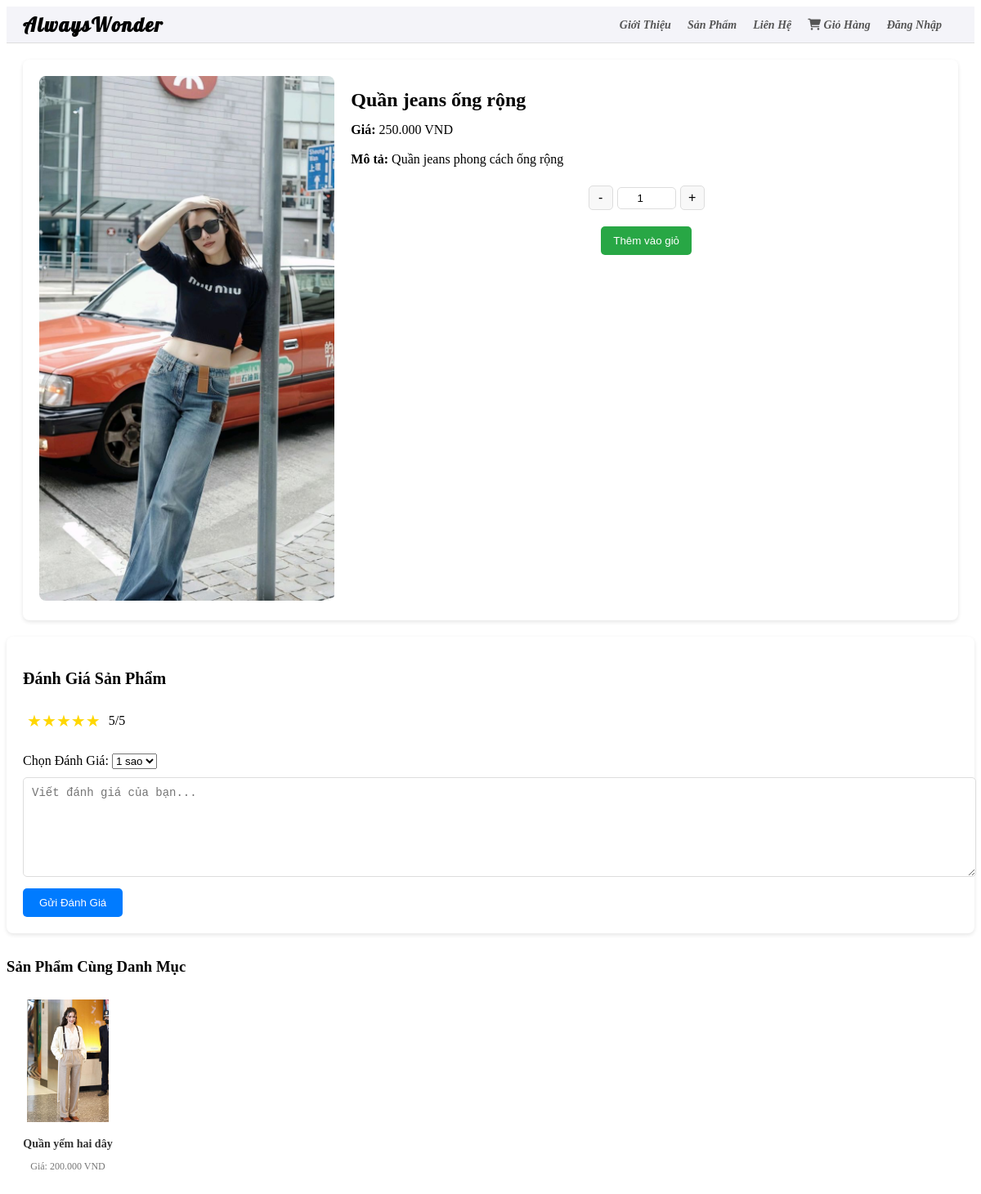
The page /includes/products/product_detail.php?id=1 on the database its author committed.
### tables this page shows
CREATE TABLE `products` (
  `id` int(11) NOT NULL,
  `name` varchar(100) NOT NULL,
  `description` text,
  `price` decimal(10,2) NOT NULL,
  `stock` int(11) DEFAULT '0',
  `image_url` varchar(255) DEFAULT NULL,
  `created_at` timestamp NOT NULL DEFAULT CURRENT_TIMESTAMP
);

### includes/products/product_detail.php (the view, shortened to what this page needs)
<?php
include '../../includes/header.php';
include '../../config/database.php';
$product_id = isset($_GET['id']) ? (int)$_GET['id'] : 0;
$product = null;
if ($product_id > 0) {
    $query = "SELECT * FROM products WHERE id = ?";
    $stmt = $conn->prepare($query);
    $stmt->bind_param("i", $product_id);
    $stmt->execute();
    $result = $stmt->get_result();
    if ($result->num_rows > 0) {
        $product = $result->fetch_assoc();
    } else {
        $message_error = "Sản phẩm không tồn tại.";
    }
}
$query_category = "SELECT category_id FROM product_categories WHERE product_id = ?";
$stmt_category = $conn->prepare($query_category);
$stmt_category->bind_param("i", $product_id);
$stmt_category->execute();
$result_category = $stmt_category->get_result();
if ($result_category->num_rows > 0) {
    $category_row = $result_category->fetch_assoc();
    $category_id = $category_row['category_id'];
} else {
    $message_error = "Không tìm thấy danh mục sản phẩm.";
    $category_id = null;
}
$query_related_products = "SELECT p.id, p.name, p.price, p.image_url
                           FROM products p
                           JOIN product_categories pc ON p.id = pc.product_id
                           WHERE pc.category_id = ? AND p.id != ?";
$stmt_related = $conn->prepare($query_related_products);
$stmt_related->bind_param("ii", $category_id, $product_id);
$stmt_related->execute();
$related_result = $stmt_related->get_result();
$query_reviews = "SELECT * FROM reviews WHERE product_id = ?";
$stmt_reviews = $conn->prepare($query_reviews);
$stmt_reviews->bind_param("i", $product_id);
$stmt_reviews->execute();
$reviews_result = $stmt_reviews->get_result();
?>
<!DOCTYPE html>
<html lang="vi">
<head>
    <link rel="stylesheet" href="../../css/products_detail.css">
    <link rel="stylesheet" href="../../css/header.css">
    <link rel="stylesheet" href="https://cdnjs.cloudflare.com/ajax/libs/font-awesome/6.0.0-beta3/css/all.min.css">
</head>
<body>
<main>
    <div class="product-detail">
        <div class="product-left">
            <img src="../../<?php echo htmlspecialchars($product['image_url']); ?>" alt="<?php echo htmlspecialchars($product['name']); ?>" class="product-image">
        </div>
        <div class="product-right">
            <h1><?php echo htmlspecialchars($product['name']); ?></h1>
            <p><strong>Giá:</strong> <?php echo number_format($product['price'], 0, ',', '.'); ?> VND</p>
            <p><strong>Mô tả:</strong> <?php echo nl2br(htmlspecialchars($product['description'])); ?></p>
            <form action="/includes/carts/add_to_cart.php" method="POST" style="text-align: center;">
                <div style="display: flex; align-items: center; justify-content: center; gap: 5px; margin-bottom:10px">
                    <button type="button" onclick="decreaseQuantity(this)" style="width: 30px; height: 30px; font-size: 16px; border: 1px solid #ddd; background-color: #f8f8f8; cursor: pointer;">-</button>
                    <input type="number" name="quantity" value="1" min="1" style="width: 60px; padding: 5px; text-align: center; border: 1px solid #ddd;">
                    <button type="button" onclick="increaseQuantity(this)" style="width: 30px; height: 30px; font-size: 16px; border: 1px solid #ddd; background-color: #f8f8f8; cursor: pointer;">+</button>
                </div>
                <button type="submit" name="add_to_cart" style="background-color: #28a745; color: white; padding: 10px 15px; border: none; border-radius: 5px; cursor: pointer; margin-top: 10px;">Thêm vào giỏ</button>
            </form>
        </div>
    </div>
<div class="product-reviews">
    <h3>Đánh Giá Sản Phẩm</h3>
    <div class="ratings">
        <?php
        $total_rating = 0;
        $total_reviews = $reviews_result->num_rows;
        while ($review = $reviews_result->fetch_assoc()) {
            $total_rating += $review['rating'];
        }
        $average_rating = ($total_reviews > 0) ? ($total_rating / $total_reviews) : 0;
        $stars = round($average_rating);
        for ($i = 1; $i <= 5; $i++) {
            echo "<span class='star " . ($i <= $stars ? 'filled' : '') . "'>&#9733;</span>";
        }
        ?>
        <p><?php echo $total_reviews ? $average_rating . '/5' : 'Chưa có đánh giá.'; ?></p>
    </div>
    <form method="POST">
        <div class="rating-stars">
            <label for="rating">Chọn Đánh Giá: </label>
            <select name="rating" required>
                <option value="1">1 sao</option>
            </select>
        </div>
        <textarea name="review_text" placeholder="Viết đánh giá của bạn..." required></textarea>
        <button type="submit" name="review">Gửi Đánh Giá</button>
    </form>
</div>
   <div class="related-products">
   <div class="related-products">
    <h3>Sản Phẩm Cùng Danh Mục</h3>
    <div class="products-scroll-container">
        <div class="products">
            <?php
            if ($related_result->num_rows > 0) {
                while ($row = $related_result->fetch_assoc()) {
                    echo "<div class='product'>";
                    echo "<a href='/includes/products/product_detail.php?id=" . $row['id'] . "'>";
                    echo "<img src='../../" . htmlspecialchars($row['image_url']) . "' alt='" . htmlspecialchars($row['name']) . "'>";
                    echo "<h3>" . htmlspecialchars($row['name']) . "</h3>";
                    echo "<p>Giá: " . number_format($row['price'], 0, ',', '.') . " VND</p>";
                    echo "</a>";
                    echo "</div>";
                }
            } else {
                echo "<p>Không có sản phẩm nào cùng danh mục.</p>";
            }
            ?>
        </div>
    </div>
</div>
</main>
</body>
</html>

### css/products_detail.css (style rules this page uses)
.product-detail { display: flex; justify-content: space-between; margin: 20px; background-color: white; padding: 20px; border-radius: 8px; box-shadow: 0 2px 5px rgba(0, 0, 0, 0.1); }
.product-left { flex: 1; margin-right: 20px; }
.product-left img { max-width: 100%; height: auto; border-radius: 8px; }
.product-right { flex: 2; }
.product-right h1 { font-size: 24px; margin-bottom: 10px; }
.product-right p { font-size: 16px; line-height: 1.6; margin: 10px 0; }
.product-right form { margin-top: 20px; }
.product-right input[type="number"] { width: 60px; padding: 5px; text-align: center; border: 1px solid #ddd; border-radius: 5px; }
.product-right button[type="button"] { width: 30px; height: 30px; font-size: 16px; border: 1px solid #ddd; background-color: #f8f8f8; cursor: pointer; border-radius: 5px; }
.product-right button[type="submit"] { background-color: #28a745; color: white; padding: 10px 15px; border: none; border-radius: 5px; cursor: pointer; }
.product-reviews { background-color: white; padding: 20px; margin: 20px 0; border-radius: 8px; box-shadow: 0 2px 5px rgba(0, 0, 0, 0.1); }
.product-reviews h3 { font-size: 20px; margin-bottom: 10px; }
.product-reviews .ratings { display: flex; align-items: center; margin-bottom: 10px; padding:5px }
.product-reviews .star { color: #ffd700; font-size: 20px; }
.product-reviews p { margin-left: 10px; }
.product-reviews textarea { width: 100%; padding: 10px; margin-top: 10px; border-radius: 5px; border: 1px solid #ddd; font-size: 14px; height: 100px; }
.product-reviews button { background-color: #007bff; color: white; padding: 10px 20px; border: none; border-radius: 5px; cursor: pointer; margin-top: 10px; }
.related-products { margin-top: 30px; }
.products-scroll-container { display: flex; overflow-x: auto; padding: 10px 0; scroll-behavior: smooth; }
.products { display: flex; gap: 15px; }
.product { flex: 0 0 auto; width: 150px; text-align: center; border:1px soild; transition: transform 0.3s ease; }
.product img { width: auto; height: 150px; margin-bottom: 10px; }
.product h3 { font-size: 14px; color: #333; margin: 5px 0; }
.product p { font-size: 12px; color: #777; }
.product a { text-decoration:none; }

### rows shown on the page
products: image_url (picture), name "Quần jeans ống rộng", price "250.000", description "Quần jeans phong cách ống rộng"
products: image_url (picture), name "Quần yếm hai dây", price "200.000"

### other values the page prints
$average_rating "5"
